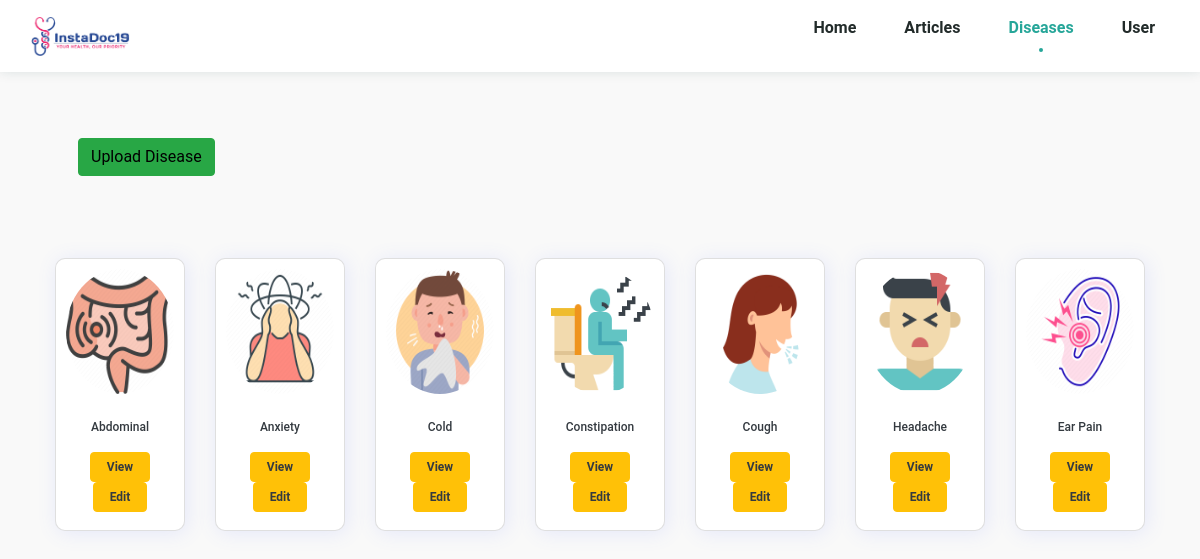
The app's page /doctor/diseases.php (signed in) with its own data.
### tables this page shows
CREATE TABLE `disease` (
  `ds_id` int(10) NOT NULL,
  `ds_name` varchar(500) NOT NULL,
  `ds_info` mediumtext NOT NULL,
  `ds_image` varchar(100) NOT NULL,
  `ds_doctor` varchar(100) NOT NULL
);

### doctor/diseases.php (the view, shortened to what this page needs)
<?php
	require_once "databaseconnection/dbconnect.php";
	$email = $_SESSION["email"];
	$password = $_SESSION["password"];
	$identity = $_SESSION["identity"];
	$query = "select uid,mobilenumber,email,password,identity from user where email='$email' and password='$password' and identity='$identity'";
	$result = mysqli_query($conn, $query);
	$row = mysqli_fetch_assoc($result);
	$user_id = $row["uid"];
?>
<!DOCTYPE html>
<html lang="en">
<head>
    <link rel="stylesheet" href="https://stackpath.bootstrapcdn.com/font-awesome/4.7.0/css/font-awesome.min.css">
    <link rel="stylesheet" href="assets/css/styles.css">
        <link rel="stylesheet" href="https://maxcdn.bootstrapcdn.com/bootstrap/4.0.0/css/bootstrap.min.css"
>
</head>
<body>
    <header class="header" id="header">
        <nav class="nav container">
            <img src="assets/img/prefil.png" alt="logo" class="nav__LOGO">
            <div class="nav__menu" id="nav-menu">
                <ul class="nav__list">
                    <li class="nav__item">
                        <a href="index.php" class="nav__link">
                            <span class="nav__name">Home</span>
                        </a>
                    </li>
                    <li class="nav__item">
                        <a href="article/uploadarticles.php" class="nav__link">
                            <span class="nav__name">Articles</span>
                        </a>
                    </li>
                    <li class="nav__item">
                        <a href="diseases.php" class="nav__link active-link">
                            <span class="nav__name">Diseases</span>
                        </a>
                    </li>
                    <li class="nav__item">
                        <a href="user/profile.php" class="nav__link">
                            <span class="nav__name">User</span>
                        </a>
                    </li>
                </ul>
            </div>
        </nav>
    </header>
        <div class="container">
		    <div class="row text-center p-5">
				<h6 class="btn btn-success"><a href="diseases/uploaddiseases.php">Upload Disease</a></h6>
			</div>
        <div class="row title">
		<?php
			$ds_select = "select ds_id,ds_name,ds_image from disease where ds_doctor=$user_id";
			$ds_result = mysqli_query($conn, $ds_select);
			if(mysqli_num_rows($ds_result) <= 0)
				echo "<div class='p-3 bg-danger ml-4 text-center'>No Data.</div>";
			else{
				while($ds_row = mysqli_fetch_assoc($ds_result)){
		?>
            <div class="col mt-3">
                <div class="card">
                    <a href="card-desc.php">
                        <div class="card-img">
                            <img src="../patient/<?php echo $ds_row['ds_image'];?>" alt="card">
                        </div>
                    </a>
                    <div class="card-desc p-2 mt-3">
                        <a href="diseases/diseases-description.php?ds_id=<?php echo $ds_row['ds_id'];?>">
                            <p><span class="p-1 text-dark"><?php echo $ds_row['ds_name'];?></p>
                        </a>
                        <a href="diseases/diseases-description.php?ds_id=<?php echo $ds_row['ds_id'];?>">
							<button id="view" value="44" class="btn btn-warning text-dark pl-3 pr-3 rounded add-view">
								View
							</button>
						</a>
						<a href="diseases/editdiseases.php?ds_id=<?php echo $ds_row['ds_id'];?>">
							<button id="view" value="44" class="btn btn-warning text-dark pl-3 pr-3 rounded add-view">
								Edit
							</button>
						</a>
                    </div>
                </div>
            </div>
			<?php
				}
			}
			?>
        </div>
    </div>
</body>
</html>

### doctor/assets/css/styles.css (style rules this page uses)
:root { --header-height: 3rem; --hue: 174; --sat: 63%; --first-color: hsl(var(--hue), var(--sat), 40%); --first-color-alt: hsl(var(--hue), var(--sat), 36%); --title-color: hsl(var(--hue), 12%, 15%); --text-color: hsl(var(--hue), 8%, 35%); --body-color: hsl(var(--hue), 100%, 99%); --container-color: #FFF; --body-font: 'Open Sans', sans-serif; --h1-font-size: 1.5rem; --normal-font-size: .938rem; --tiny-font-size: .625rem; --z-tooltip: 10; --z-fixed: 100; }
@media screen and (min-width: 968px) { :root { --h1-font-size: 2.25rem; --normal-font-size: 1rem; } }
* { box-sizing: border-box; padding: 0; margin: 0; }
html { scroll-behavior: smooth; }
body { margin: 20px; padding: 20px; font-family: var(--body-font); font-size: var(--normal-font-size); background: #f9f9f9; color: var(--text-color); }
ul { list-style: none; }
a { text-decoration: none; }
img { max-width: 100%; height: auto; }
.container { max-width: 968px; margin-left: 1rem; margin-right: 1rem; }
.header { position: fixed; top: 0; left: 0; width: 100%; background-color: var(--container-color); z-index: var(--z-fixed); transition: .4s; background-color: var(--container-color); box-shadow: 0 -1px 12px hsla(var(--hue), var(--sat), 15%, 0.15); }
.nav { height: var(--header-height); display: flex; justify-content: space-between; align-items: center; }
.nav__LOGO { width: 100px; }
.nav__list, .nav__link { display: flex; }
.nav__link { flex-direction: column; align-items: center; row-gap: 4px; color: var(--title-color); font-weight: 600; }
.nav__list { justify-content: space-around; }
.nav__name { font-size: var(--tiny-font-size); }
.active-link { position: relative; color: var(--first-color); transition: .3s; }
.active-link::before { content: ''; position: absolute; bottom: -.5rem; width: 4px; height: 4px; background-color: var(--first-color); border-radius: 50%; }
@media screen and (min-width: 576px) { .nav__list { justify-content: center; column-gap: 3rem; } }
@media screen and (min-width: 768px) { body { margin: 0; } }
@media screen and (min-width: 768px) { .nav { height: calc(var(--header-height) + 1.5rem); } }
@media screen and (min-width: 768px) { .nav__name { font-size: var(--normal-font-size); } }
@media screen and (min-width: 768px) { .active-link::before { content: ''; position: absolute; bottom: -.75rem; width: 4px; height: 4px; background-color: var(--first-color); border-radius: 50%; } }
@media screen and (min-width: 1024px) { .container { margin-left: auto; margin-right: auto; } }

### doctor/diseases.php (style rules this page uses)
body { margin-top: 70px; margin-bottom: 70px; background: #f9f9f9; font-family: "Roboto", sans-serif; }
* { box-sizing: border-box; }
a { text-decoration: none; color: black; }
.title { padding: 10px; }
.card { padding: 10px; box-shadow: 2px 2px 20px rgba(90, 118, 253, 0.13); border-radius: 10px; background: white; text-align: center; }
.card-img img { width: 125px; height: 125px; border-radius: 50%; }
.card-desc { text-align: center; margin-top: 15px; font-size: 12px; font-weight: 500; }
.add-view { font-size: 12px; padding: 5px; font-weight: 600; }

### records on screen
disease: ds_image (picture), ds_name "Abdominal"
disease: ds_image (picture), ds_name "Anxiety"
disease: ds_image (picture), ds_name "Cold"
disease: ds_image (picture), ds_name "Constipation"
disease: ds_image (picture), ds_name "Cough"
disease: ds_image (picture), ds_name "Headache"
disease: ds_image (picture), ds_name "Ear Pain"
